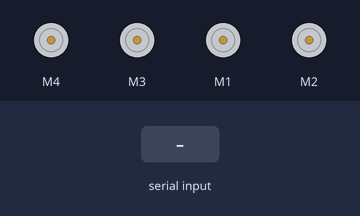
The sketch below on a simulated Arduino Uno, built with avr-gcc and run on an emulated ATmega328P. Shown: 4 × DC motor (green arrow = forward, orange = backward, longer = faster). Inputs (shaded band) come from the test bench.

Above: at 1.2 s.
1.3 s: "F" received over Serial
At 2.5 s:
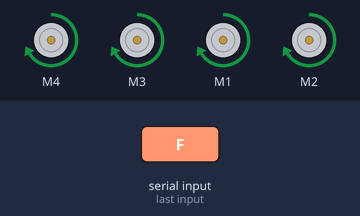
2.8 s: "B" received over Serial
At 3.7 s:
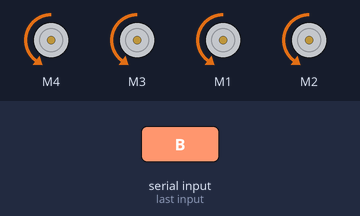
4.3 s: "L" received over Serial
At 4.8 s:
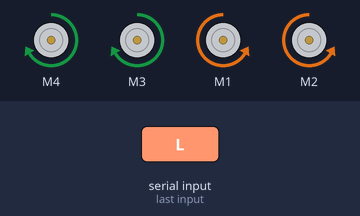
5.8 s: "R" received over Serial
At 7.0 s:
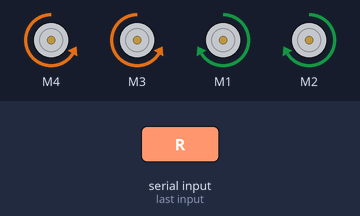
7.3 s: "1" received over Serial
At 8.3 s:
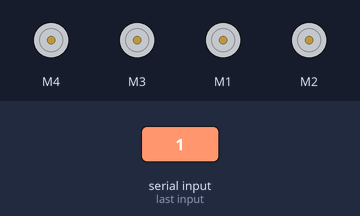
Timing chart, 0 to 9.8 s (numbered marks = the images above; inputs shaded):
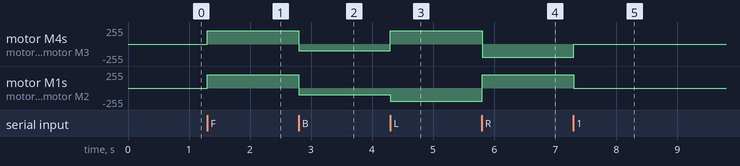

The sketch:

RC_car.ino
```cpp
#include <AFMotor.h>

AF_DCMotor motor1(1, MOTOR12_1KHZ);
AF_DCMotor motor2(2, MOTOR12_1KHZ);
AF_DCMotor motor3(3, MOTOR34_1KHZ);
AF_DCMotor motor4(4, MOTOR34_1KHZ);

char command;

void forward();
void backward();
void left();
void right();
void Stop();

void setup() {
  Serial.begin(9600);
}

void loop() {
  if(Serial.available()>0){
    command=Serial.read();
    Stop();
  }

  switch(command){
    case 'F':
    forward();
    break;
    case 'B':
    backward();
    break;
    case 'L':
    left();
    break;
    case 'R':
    right();
    break;
  }
}

void forward(){
  motor1.setSpeed(200);
  motor2.setSpeed(200);
  motor4.setSpeed(200);
  motor3.setSpeed(200);

  motor1.run(FORWARD);
  motor2.run(FORWARD);
  motor4.run(FORWARD);
  motor3.run(FORWARD);
}

void backward(){
  motor1.setSpeed(100);
  motor2.setSpeed(100);
  motor4.setSpeed(100);
  motor3.setSpeed(100);

  motor1.run(BACKWARD);
  motor2.run(BACKWARD);
  motor4.run(BACKWARD);
  motor3.run(BACKWARD);
}

void left(){
  motor1.setSpeed(200);
  motor2.setSpeed(200);
  motor4.setSpeed(200);
  motor3.setSpeed(200);

  motor1.run(BACKWARD);
  motor2.run(BACKWARD);
  motor4.run(FORWARD);
  motor3.run(FORWARD);
}

void right(){
  motor1.setSpeed(200);
  motor2.setSpeed(200);
  motor4.setSpeed(200);
  motor3.setSpeed(200);

  motor4.run(BACKWARD);
  motor3.run(BACKWARD);
  motor1.run(FORWARD);
  motor2.run(FORWARD);
}

void Stop(){
  motor4.run(RELEASE);
  motor3.run(RELEASE);
  motor1.run(RELEASE);
  motor2.run(RELEASE);
}
```

Measured:
- after the input at 1.3 s, motor M4, motor M3, motor M1, motor M2: stopped → forward 200/255 at once
- after the input at 2.8 s, motor M4, motor M3, motor M1, motor M2: forward 200/255 → backward 100/255 at once
- after the input at 4.3 s, motor M4, motor M3: backward 100/255 → forward 200/255 at once; motor M1, motor M2: backward 100/255 → backward 200/255 at once
- after the input at 5.8 s, motor M4, motor M3: forward 200/255 → backward 200/255 at once; motor M1, motor M2: backward 200/255 → forward 200/255 at once
- after the input at 7.3 s, motor M4, motor M3: backward 200/255 → stopped at once; motor M1, motor M2: forward 200/255 → stopped at once
